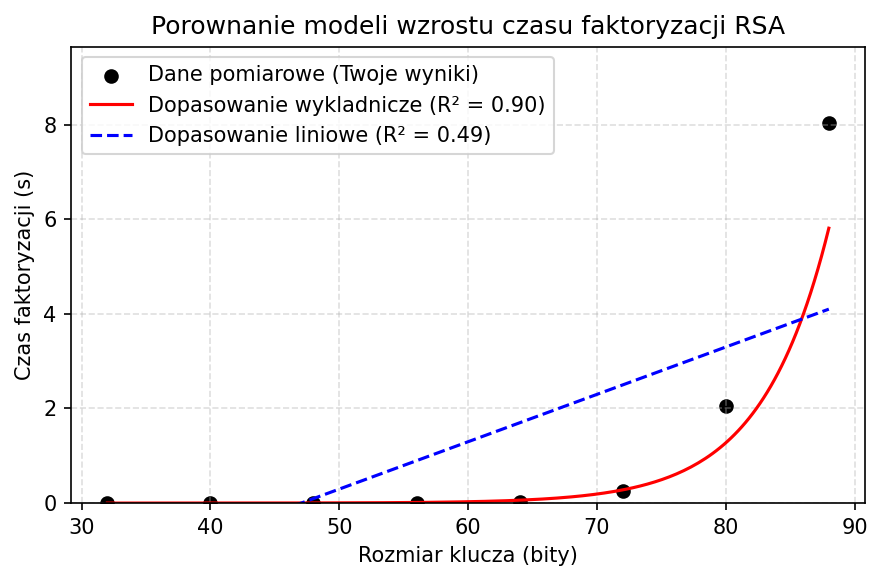

The Python source for this figure:
from __future__ import annotations

import random
import time
from dataclasses import dataclass
from typing import Callable, List, Optional, Sequence, Tuple

try:
    import matplotlib.pyplot as plt
except ImportError:
    plt = None

try:
    import numpy as np
except ImportError:
    np = None

try:
    from scipy.optimize import curve_fit
except ImportError:
    curve_fit = None


@dataclass
class FactorizationResult:
    bits: int
    n: int
    p: int
    q: int
    time_sec: float
    iterations: int
    success: bool


SMALL_PRIMES: Sequence[int] = (2, 3, 5, 7, 11, 13, 17, 19, 23, 29)


def gcd(a: int, b: int) -> int:
    while b:
        a, b = b, a % b
    return abs(a)


def is_probable_prime(n: int) -> bool:
    if n < 2:
        return False
    if n in SMALL_PRIMES:
        return True
    if any(n % p == 0 for p in SMALL_PRIMES):
        return False

    d, s = n - 1, 0
    while d % 2 == 0:
        d //= 2
        s += 1

    rng = random.SystemRandom()
    for _ in range(8):
        a = rng.randrange(2, n - 1)
        x = pow(a, d, n)
        if x in (1, n - 1):
            continue
        for _ in range(s - 1):
            x = pow(x, 2, n)
            if x == n - 1:
                break
        else:
            return False
    return True


def generate_prime(bits: int) -> int:
    rng = random.SystemRandom()
    while True:
        n = rng.getrandbits(bits) | (1 << (bits - 1)) | 1
        if is_probable_prime(n):
            return n


def pollards_rho(n: int) -> Tuple[int, int]:
    if n % 2 == 0:
        return 2, 1
    rng = random.SystemRandom()
    total_iters = 0
    for _ in range(10):
        x = rng.randrange(2, n - 1)
        y = x
        c = rng.randrange(1, n - 1)
        d = 1
        while d == 1:
            x = (pow(x, 2, n) + c) % n
            y = (pow(y, 2, n) + c) % n
            y = (pow(y, 2, n) + c) % n
            d = gcd(abs(x - y), n)
            total_iters += 1
            if d == n:
                break
        if 1 < d < n:
            return d, total_iters
    raise RuntimeError("Pollard Rho failed")


def trial_division(n: int) -> Tuple[int, int]:
    if n % 2 == 0:
        return 2, 1
    i = 3
    iters = 0
    while i * i <= n:
        iters += 1
        if n % i == 0:
            return i, iters
        i += 2
    return n, iters


def factor_semiprime(n: int) -> Tuple[int, int, int, bool]:
    factor: Optional[int] = None
    total_iters = 0
    try:
        cand, iters = pollards_rho(n)
        total_iters += iters
        if 1 < cand < n and n % cand == 0:
            factor = cand
    except RuntimeError:
        pass
    if factor is None:
        cand, td_iters = trial_division(n)
        total_iters += td_iters
        if 1 < cand < n and n % cand == 0:
            factor = cand
    if factor is None:
        return n, 1, total_iters, False
    other = n // factor
    p, q = sorted((factor, other))
    success = (p * q == n) and (p != 1) and (p != n)
    return p, q, total_iters, success


def measure_factorizations(bit_sizes: Sequence[int]) -> List[FactorizationResult]:
    results: List[FactorizationResult] = []
    for bits in bit_sizes:
        p_bits = bits // 2
        q_bits = bits - p_bits
        p = generate_prime(p_bits)
        q = generate_prime(q_bits)
        n = p * q
        start = time.perf_counter()
        fp, fq, iterations, success = factor_semiprime(n)
        elapsed = time.perf_counter() - start
        results.append(FactorizationResult(bits, n, fp, fq, elapsed, iterations, success))
    return results


def print_table(results: Sequence[FactorizationResult]) -> None:
    print("bits  time[s]  iterations  success")
    for r in results:
        print(f"{r.bits:>4}  {r.time_sec:>7.4f}  {r.iterations:>10}  {r.success}")


def fit_models(
    results: Sequence[FactorizationResult],
) -> Optional[
    Tuple[
        dict[str, Tuple[Sequence[float], float, Callable]],
        Optional[Tuple[str, Sequence[float], float, Callable]],
    ]
]:
    if curve_fit is None or np is None:
        print("scipy/numpy not available – pomijam dopasowanie modeli.")
        return None

    valid = [r for r in results if r.success and r.time_sec > 0]
    if len(valid) < 2:
        print("Za malo poprawnych danych do dopasowania modeli.")
        return ({}, None)

    x = np.array([r.bits for r in valid], dtype=float)
    y = np.array([r.time_sec for r in valid], dtype=float)

    def linear_func(x, a, b):
        return a * x + b

    def exp_func(x, A, B):
        return A * np.exp(B * x)

    def r_squared(y_true: "np.ndarray", y_pred: "np.ndarray") -> float:
        ss_res = np.sum((y_true - y_pred) ** 2)
        ss_tot = np.sum((y_true - y_true.mean()) ** 2)
        return 1.0 - ss_res / ss_tot if ss_tot else 1.0

    models: dict[str, Tuple[Sequence[float], float, Callable]] = {}

    # Model liniowy
    try:
        popt_lin, _ = curve_fit(linear_func, x, y)
        preds = linear_func(x, *popt_lin)
        r2_lin = r_squared(y, preds)
        if r2_lin >= -1.0:
            models["liniowy"] = (popt_lin, r2_lin, linear_func)
            print(f"Model liniowy: parametry {popt_lin} R^2 = {r2_lin:.4f}")
        else:
            print("Model liniowy odrzucony (R^2 ponizej -1).")
    except Exception as exc:
        print(f"Model liniowy nieudany: {exc}")

    # Model wykladniczy (log-space)
    if len(valid) >= 3:
        try:
            log_y = np.log(y)
            if not np.all(np.isfinite(log_y)):
                raise ValueError("log(y) zawiera nieprawidlowe wartosci")

            def log_linear(x, a, b):
                return a * x + b

            popt_log, _ = curve_fit(log_linear, x, log_y)
            A = float(np.exp(popt_log[1]))
            B = float(popt_log[0])
            preds = exp_func(x, A, B)
            if not np.all(np.isfinite(preds)):
                raise ValueError("prognozy modelu wykladniczego sa nieprawidlowe")
            r2_exp = r_squared(y, preds)
            if r2_exp >= -1.0:
                models["wykladniczy"] = ((A, B), r2_exp, exp_func)
                print(f"Model wykladniczy: parametry {[A, B]} R^2 = {r2_exp:.4f}")
            else:
                print("Model wykladniczy odrzucony (R^2 ponizej -1).")
        except Exception as exc:
            print(f"Model wykladniczy nieudany: {exc}")
    else:
        print("Za malo danych dla modelu wykladniczego – pomijam.")

    if not models:
        print("Brak poprawnych dopasowan.")
        return (models, None)

    best_name = max(models, key=lambda k: models[k][1])
    best_params, best_r2, best_func = models[best_name]
    print(f"Lepszy model: {best_name} (R^2 = {best_r2:.4f})")
    best_model = (best_name, best_params, best_r2, best_func)
    return models, best_model


def estimate_times(
    model_data: Tuple[str, Sequence[float], float, Callable],
    targets: Sequence[int],
) -> None:
    name, params, _, func = model_data
    print(f"Prognoza ({name}):")
    for bits in targets:
        estimate = float(func(bits, *params))
        print(f"  {bits:>3} bit: {estimate:.4f} s")


def save_plot(
    results: Sequence[FactorizationResult],
    models: Optional[dict[str, Tuple[Sequence[float], float, Callable]]] = None,
    path: str = "rsa_factorization.png",
) -> None:
    if plt is None:
        print("matplotlib not available – pomijam wykres.")
        return

    bits = [r.bits for r in results]
    times = [r.time_sec for r in results]

    plt.figure(figsize=(6, 4))
    plt.scatter(bits, times, color="black", label="Dane pomiarowe (Twoje wyniki)")

    if models and np is not None:
        xs = np.linspace(min(bits), max(bits), 200)
        if "wykladniczy" in models:
            params, r2, func = models["wykladniczy"]
            ys = func(xs, *params)
            plt.plot(
                xs,
                ys,
                "r-",
                label=f"Dopasowanie wykladnicze (R² = {r2:.2f})",
            )
        if "liniowy" in models:
            params, r2, func = models["liniowy"]
            ys = func(xs, *params)
            plt.plot(
                xs,
                ys,
                "b--",
                label=f"Dopasowanie liniowe (R² = {r2:.2f})",
            )

    ymax = max(times) * 1.2 if times else 1.0
    if ymax <= 0:
        ymax = 1.0
    plt.ylim(0, ymax)
    plt.xlabel("Rozmiar klucza (bity)")
    plt.ylabel("Czas faktoryzacji (s)")
    plt.title("Porownanie modeli wzrostu czasu faktoryzacji RSA")
    plt.grid(True, linestyle="--", alpha=0.4)
    plt.legend()
    plt.tight_layout()
    plt.savefig(path, dpi=150, bbox_inches="tight")
    plt.close()
    print(f"Zapisano wykres {path}")


def main() -> None:
    bit_sizes = [32, 40, 48, 56, 64, 72, 80, 88]
    results = measure_factorizations(bit_sizes)
    print_table(results)

    models = None
    best_model = None

    fitted = fit_models(results)
    if fitted is not None:
        models, best_model = fitted
    else:
        print("Modele niedostepne – brak biblioteki scipy/numpy.")

    if best_model is not None:
        estimate_times(best_model, [96, 128, 256])
    else:
        print("Brak poprawnego modelu – pomijam prognozy.")

    save_plot(results, models)


if __name__ == "__main__":
    main()
